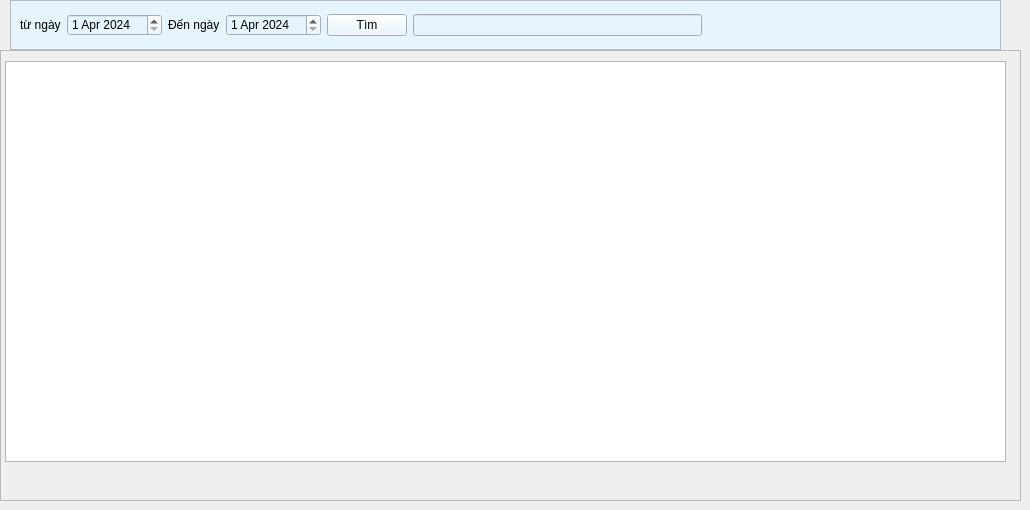
         <widget class="QWidget" name="debts_page">
          <widget class="QFrame" name="frame_13">
           <property name="geometry">
            <rect>
             <x>10</x>
             <y>0</y>
             <width>991</width>
             <height>50</height>
            </rect>
           </property>
           <property name="styleSheet">
            <string notr="true">background-color: rgb(229, 244, 255);</string>
           </property>
           <property name="frameShape">
            <enum>QFrame::StyledPanel</enum>
           </property>
           <property name="frameShadow">
            <enum>QFrame::Raised</enum>
           </property>
           <layout class="QHBoxLayout" name="horizontalLayout_7">
            <item>
             <widget class="QLabel" name="label_6">
              <property name="text">
               <string>từ ngày</string>
              </property>
             </widget>
            </item>
            <item>
             <widget class="QDateEdit" name="dateEdit_start">
              <property name="dateTime">
               <datetime>
                <hour>0</hour>
                <minute>0</minute>
                <second>0</second>
                <year>2024</year>
                <month>4</month>
                <day>1</day>
               </datetime>
              </property>
             </widget>
            </item>
            <item>
             <widget class="QLabel" name="label_27">
              <property name="text">
               <string>Đến ngày</string>
              </property>
             </widget>
            </item>
            <item>
             <widget class="QDateEdit" name="dateEdit_end">
              <property name="dateTime">
               <datetime>
                <hour>0</hour>
                <minute>0</minute>
                <second>0</second>
                <year>2024</year>
                <month>4</month>
                <day>1</day>
               </datetime>
              </property>
             </widget>
            </item>
            <item>
             <widget class="QPushButton" name="btn_find_debts">
              <property name="text">
               <string>Tìm</string>
              </property>
             </widget>
            </item>
            <item>
             <widget class="QLineEdit" name="lineEdit"/>
            </item>
            <item>
             <spacer name="horizontalSpacer_4">
              <property name="orientation">
               <enum>Qt::Horizontal</enum>
              </property>
              <property name="sizeHint" stdset="0">
               <size>
                <width>40</width>
                <height>20</height>
               </size>
              </property>
             </spacer>
            </item>
           </layout>
          </widget>
          <widget class="QFrame" name="frame_14">
           <property name="geometry">
            <rect>
             <x>0</x>
             <y>50</y>
             <width>1021</width>
             <height>451</height>
            </rect>
           </property>
           <property name="frameShape">
            <enum>QFrame::StyledPanel</enum>
           </property>
           <property name="frameShadow">
            <enum>QFrame::Raised</enum>
           </property>
           <widget class="QTableWidget" name="tableWidget_debts">
            <property name="geometry">
             <rect>
              <x>5</x>
              <y>11</y>
              <width>1001</width>
              <height>401</height>
             </rect>
            </property>
           </widget>
          </widget>
         </widget>
